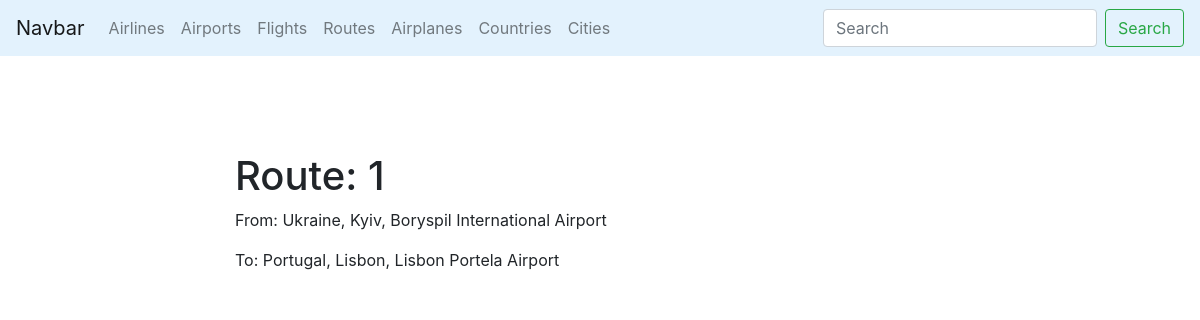
The page /airtickets/route/boryspil-international-airport-to-lisbon-portela-airport/ on the database its author committed.
### airtickets/models.py (models this page shows, shortened)
class Route(models.Model):
    name = models.CharField(max_length=100, db_index=True, unique=True)
    airportFrom = models.ForeignKey(Airport, on_delete=models.CASCADE, related_name='routesFrom')
    airportTo = models.ForeignKey(Airport, on_delete=models.CASCADE, related_name='routesTo')
    slug = models.SlugField(max_length=100, unique=True, blank=True)

class Airport(models.Model):
    name = models.CharField(max_length=100, db_index=True, unique=True)
    city = models.ForeignKey(City, on_delete=models.CASCADE, related_name='airports')
    address = models.CharField(max_length=100, unique=True)
    phone = models.CharField(max_length=15, unique=True)
    slug = models.SlugField(max_length=50, unique=True, blank=True)

class City(models.Model):
    name = models.CharField(max_length=50, db_index=True, unique=True)
    slug = models.CharField(max_length=50, unique=True, blank=True)
    country = models.ForeignKey(Country, on_delete=models.CASCADE, related_name='cities')

class Country(models.Model):
    name = models.CharField(max_length=50, db_index=True, unique=True)
    slug = models.SlugField(max_length=50, unique=True, blank=True)

### airtickets/views.py (the view)
# urls.py: path('route/<str:slug>/', RouteDetail.as_view(), name='route_detail_url'),
class RouteDetail(ObjectDetailMixin, View):
    model = Route
    template = 'airtickets/route_detail.html'

### airtickets/utils.py (called while the page is built)
    def get(self, request, slug):
        obj = get_object_or_404(self.model, slug__iexact=slug)
        return render(request, self.template, context={self.model.__name__.lower(): obj, 'admin_object': obj,
                                                       'detail': True})

### airtickets/templates/airtickets/route_detail.html (shortened to what this page needs)
{% extends 'airtickets/base_airtickets.html' %}
{% block content %}
    <h1 class="mt-5">Route: {{ route.id }}</h1>
    <p>From: {{ route.airportFrom.city.country.name }}, {{ route.airportFrom.city.name }}, {{ route.airportFrom.name }}</p>
    <p>To: {{ route.airportTo.city.country.name }}, {{ route.airportTo.city.name }}, {{ route.airportTo.name }}</p>
{% endblock %}

### rows shown on the page
Route: id "1", airportFrom.city.country.name "Ukraine", airportFrom.city.name "Kyiv", airportFrom.name "Boryspil International Airport", airportTo.city.country.name "Portugal", airportTo.city.name "Lisbon", airportTo.name "Lisbon Portela Airport"
